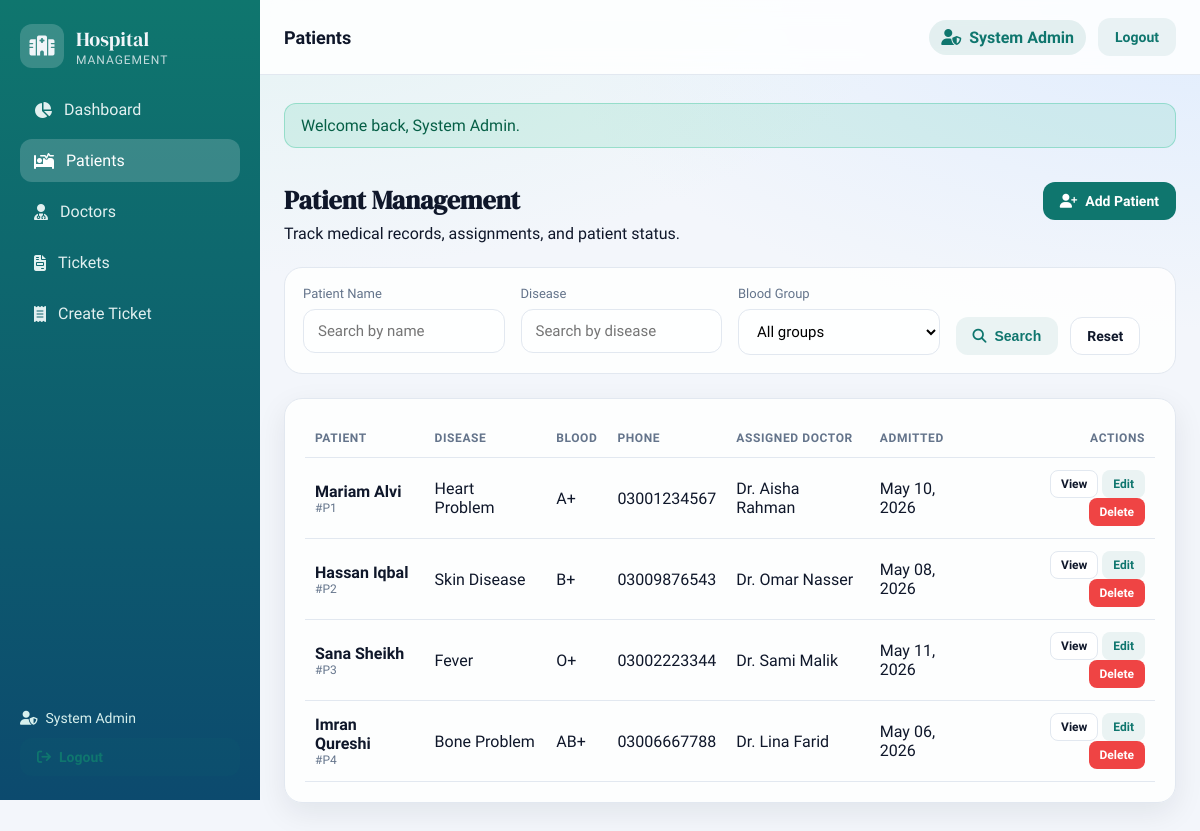
/patients.php (signed in), run on the app's committed database.
### tables this page shows
CREATE TABLE patients (
    id INT AUTO_INCREMENT PRIMARY KEY,
    full_name VARCHAR(100) NOT NULL,
    age INT NOT NULL,
    gender VARCHAR(20) NOT NULL,
    phone VARCHAR(20) NOT NULL,
    email VARCHAR(120) NOT NULL,
    address VARCHAR(255) NOT NULL,
    disease VARCHAR(120) NOT NULL,
    blood_group VARCHAR(10) NOT NULL,
    admission_date DATE NOT NULL,
    assigned_doctor_id INT DEFAULT NULL,
    created_at TIMESTAMP DEFAULT CURRENT_TIMESTAMP,
    FOREIGN KEY (assigned_doctor_id) REFERENCES doctors(id) ON DELETE SET NULL
);

CREATE TABLE doctors (
    id INT AUTO_INCREMENT PRIMARY KEY,
    name VARCHAR(100) NOT NULL,
    specialization VARCHAR(120) NOT NULL,
    phone VARCHAR(20) NOT NULL,
    email VARCHAR(120) NOT NULL UNIQUE,
    experience INT NOT NULL,
    created_at TIMESTAMP DEFAULT CURRENT_TIMESTAMP
);

### includes/auth.php (called while the page is built, shortened)
<?php
function currentAdminName()
{
    return $_SESSION['admin_name'] ?? 'Admin';
}

### patients.php (the view, shortened to what this page needs)
<?php
require_once __DIR__ . '/includes/bootstrap.php';
$pageTitle = 'Patients';
$activePage = 'patients';
$name = get('name');
$disease = get('disease');
$sql = "SELECT p.*, d.name AS doctor_name, d.specialization
        FROM patients p
        LEFT JOIN doctors d ON p.assigned_doctor_id = d.id";
$sql .= ' ORDER BY p.created_at DESC';
$stmt = mysqli_prepare($conn, $sql);
mysqli_stmt_execute($stmt);
$result = mysqli_stmt_get_result($stmt);
include __DIR__ . '/includes/header.php';
?>
<div class="page-header">
    <div>
        <h1>Patient Management</h1>
        <p>Track medical records, assignments, and patient status.</p>
    </div>
    <a class="btn btn-primary" href="patient_add.php">
        <i class="fa-solid fa-user-plus"></i>
        Add Patient
    </a>
</div>
<form class="filter-grid js-filter-form" action="patients.php" method="GET" data-endpoint="ajax_search_patients.php" data-target="patientsTableBody">
    <div class="input-group">
        <label for="name">Patient Name</label>
        <input id="name" type="text" name="name" value="<?php echo e($name); ?>" placeholder="Search by name">
    </div>
    <div class="input-group">
        <label for="disease">Disease</label>
        <input id="disease" type="text" name="disease" value="<?php echo e($disease); ?>" placeholder="Search by disease">
    </div>
    <div class="input-group">
        <label for="blood_group">Blood Group</label>
        <select id="blood_group" name="blood_group">
            <option value="">All groups</option>
        </select>
    </div>
    <div class="filter-actions">
        <button class="btn btn-ghost" type="submit">
            <i class="fa-solid fa-magnifying-glass"></i>
            Search
        </button>
        <a class="btn btn-outline" href="patients.php">Reset</a>
    </div>
</form>
<div class="panel">
    <div class="table-wrap">
        <table>
            <thead>
                <tr>
                    <th>Patient</th>
                    <th>Disease</th>
                    <th>Blood</th>
                    <th>Phone</th>
                    <th>Assigned Doctor</th>
                    <th>Admitted</th>
                    <th class="text-right">Actions</th>
                </tr>
            </thead>
            <tbody id="patientsTableBody">
                <?php if ($result && mysqli_num_rows($result) > 0) : ?>
                    <?php while ($row = mysqli_fetch_assoc($result)) : ?>
                        <tr>
                            <td>
                                <div class="cell-title"><?php echo e($row['full_name']); ?></div>
                                <div class="cell-subtitle">#P<?php echo e($row['id']); ?></div>
                            </td>
                            <td><?php echo e($row['disease']); ?></td>
                            <td><?php echo e($row['blood_group']); ?></td>
                            <td><?php echo e($row['phone']); ?></td>
                            <td><?php echo e($row['doctor_name'] ?? 'Unassigned'); ?></td>
                            <td><?php echo e(formatDate($row['admission_date'])); ?></td>
                            <td class="text-right">
                                <a class="btn btn-sm btn-outline" href="patient_view.php?id=<?php echo $row['id']; ?>">View</a>
                                <a class="btn btn-sm btn-ghost" href="patient_edit.php?id=<?php echo $row['id']; ?>">Edit</a>
                                <a class="btn btn-sm btn-danger" href="delete_patient.php?id=<?php echo $row['id']; ?>" data-confirm="Delete this patient record?">Delete</a>
                            </td>
                        </tr>
                    <?php endwhile; ?>
                <?php else : ?>
                    <tr>
                        <td colspan="7" class="muted">No patients found. Add your first patient to get started.</td>
                    </tr>
                <?php endif; ?>
            </tbody>
        </table>
    </div>
</div>
<?php include __DIR__ . '/includes/footer.php'; ?>

### includes/header.php (shortened to what this page needs)
<?php
$pageTitle = $pageTitle ?? 'Dashboard';
?>
<!DOCTYPE html>
<html lang="en">
<head>
    <link rel="stylesheet" href="https://cdnjs.cloudflare.com/ajax/libs/font-awesome/6.5.1/css/all.min.css">
    <link rel="stylesheet" href="css/style.css">
</head>
<body>
<div class="app">
    <?php include __DIR__ . '/sidebar.php'; ?>
    <main class="main">
        <header class="topbar">
            <div class="topbar-title"><?php echo e($pageTitle); ?></div>
            <div class="topbar-actions">
                <span class="chip">
                    <i class="fa-solid fa-user-shield"></i>
                    <?php echo e(currentAdminName()); ?>
                </span>
                <a class="btn btn-ghost" href="logout.php">Logout</a>
            </div>
        </header>
        <section class="content">
            <?php renderFlash(); ?>

### includes/sidebar.php
<?php
$activePage = $activePage ?? '';
?>
<aside class="sidebar">
    <div class="sidebar-brand">
        <div class="brand-icon">
            <i class="fa-solid fa-hospital"></i>
        </div>
        <div class="brand-text">
            <div class="brand-title">Hospital</div>
            <div class="brand-subtitle">Management</div>
        </div>
    </div>
    <nav class="sidebar-nav">
        <a class="nav-link <?php echo $activePage === 'dashboard' ? 'active' : ''; ?>" href="dashboard.php">
            <i class="fa-solid fa-chart-pie"></i>
            <span>Dashboard</span>
        </a>
        <a class="nav-link <?php echo $activePage === 'patients' ? 'active' : ''; ?>" href="patients.php">
            <i class="fa-solid fa-bed-pulse"></i>
            <span>Patients</span>
        </a>
        <a class="nav-link <?php echo $activePage === 'doctors' ? 'active' : ''; ?>" href="doctors.php">
            <i class="fa-solid fa-user-doctor"></i>
            <span>Doctors</span>
        </a>
        <a class="nav-link <?php echo $activePage === 'tickets' ? 'active' : ''; ?>" href="tickets.php">
            <i class="fa-solid fa-file-invoice"></i>
            <span>Tickets</span>
        </a>
        <a class="nav-link <?php echo $activePage === 'ticket-create' ? 'active' : ''; ?>" href="ticket_create.php">
            <i class="fa-solid fa-receipt"></i>
            <span>Create Ticket</span>
        </a>
    </nav>
    <div class="sidebar-footer">
        <div class="sidebar-user">
            <i class="fa-solid fa-user-shield"></i>
            <span><?php echo e(currentAdminName()); ?></span>
        </div>
        <a class="btn btn-ghost" href="logout.php">
            <i class="fa-solid fa-arrow-right-from-bracket"></i>
            Logout
        </a>
    </div>
</aside>

### includes/functions.php (shortened to what this page needs)
<?php
function e($value)
{
    return htmlspecialchars((string)$value, ENT_QUOTES, 'UTF-8');
}
function get($key, $default = '')
{
    return isset($_GET[$key]) ? trim($_GET[$key]) : $default;
}
function getFlash()
{
    if (!empty($_SESSION['flash'])) {
        $flash = $_SESSION['flash'];
        return $flash;
    }
    return null;
}
function renderFlash()
{
    $flash = getFlash();
    $typeClass = 'alert-info';
    if ($flash['type'] === 'success') {
        $typeClass = 'alert-success';
    } elseif ($flash['type'] === 'error') {
        $typeClass = 'alert-error';
    }
    echo '<div class="alert ' . $typeClass . '">' . e($flash['message']) . '</div>';
}
function formatDate($date)
{
    return date('M d, Y', strtotime($date));
}

### includes/footer.php (shortened to what this page needs)
        </section>
    </main>
</div>
</body>
</html>

### data on the page
patients: full_name "Mariam Alvi", id "1", disease "Heart Problem", blood_group "A+", phone "03001234567", assigned_doctor.name "Dr. Aisha Rahman", admission_date "May 10, 2026"
patients: full_name "Hassan Iqbal", id "2", disease "Skin Disease", blood_group "B+", phone "03009876543", assigned_doctor.name "Dr. Omar Nasser", admission_date "May 08, 2026"
patients: full_name "Sana Sheikh", id "3", disease "Fever", blood_group "O+", phone "03002223344", assigned_doctor.name "Dr. Sami Malik", admission_date "May 11, 2026"
patients: full_name "Imran Qureshi", id "4", disease "Bone Problem", blood_group "AB+", phone "03006667788", assigned_doctor.name "Dr. Lina Farid", admission_date "May 06, 2026"

### other printed values
currentAdminName() "System Admin"
$pageTitle "Patients"
$flash['message'] "Welcome back, System Admin."
